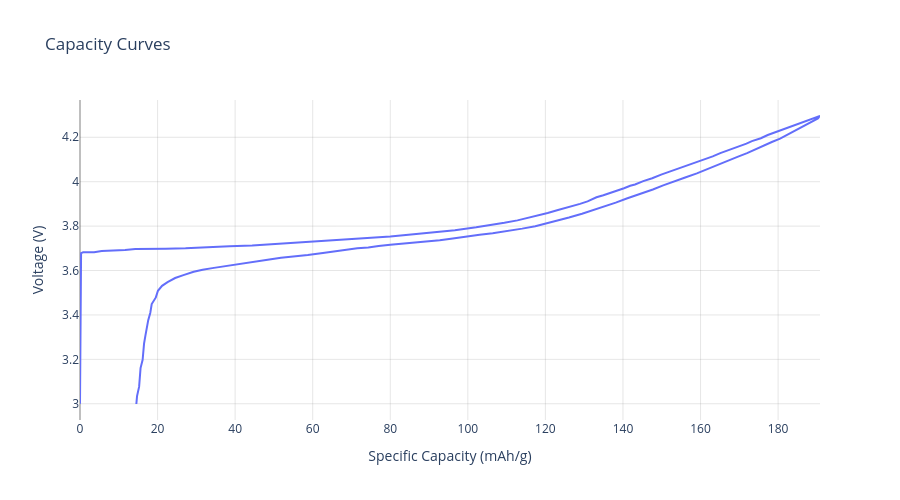

The cell this chart's notebook holds for it:
### Code cell
# NMC622

half_cell = (
    pd.read_csv(
        '../local_data/active_materials/cathode/NMC622.csv',
        names=['specific_capacity', 'voltage', 'direction', 'id'],
        skiprows=1
    ).drop(
        columns=['id']
    ).assign(
        direction = lambda x: x['direction'].apply(lambda y: 'discharge' if y == 'CC_DChg' else 'charge'),
    )
)

nmc622 = CathodeMaterial(
    name = 'NMC622',
    reference = 'Li/Li+',
    specific_cost = 22.00,
    density = 4.75,
    specific_capacity_curves = half_cell,
    color='#9daaa2'
)

nmc622.plot_specific_capacity_curves(width=900, height=500).show()

### Figure 1 — Plotly figure (JSON) as saved in the notebook; plotly's stock layout.template omitted (floating-point values rounded to 4 significant figures; data arrays with more than 128 entries replaced by an {"elided": "..."} marker saying what was removed)
{"data": [{"hovertemplate": "<b>%{fullData.name}</b><br>Capacity: %{x:.2f} mAh/g<br>Voltage: %{y:.3f} V<br><i>Individual Material</i><extra></extra>", "line": {"width": 2}, "mode": "lines", "name": "4.2959 V", "type": "scatter", "x": {"elided": "146 float values"}, "y": {"elided": "146 float values"}}], "layout": {"height": 500, "hovermode": "closest", "paper_bgcolor": "white", "plot_bgcolor": "white", "title": {"text": "Capacity Curves"}, "width": 900, "xaxis": {"gridcolor": "rgba(128, 128, 128, 0.2)", "gridwidth": 1, "showgrid": true, "title": {"text": "Specific Capacity (mAh/g)"}, "zeroline": true, "zerolinecolor": "rgba(0, 0, 0, 0.5)", "zerolinewidth": 1}, "yaxis": {"gridcolor": "rgba(128, 128, 128, 0.2)", "gridwidth": 1, "showgrid": true, "title": {"text": "Voltage (V)"}, "zeroline": true, "zerolinecolor": "rgba(0, 0, 0, 0.5)", "zerolinewidth": 1}}}
